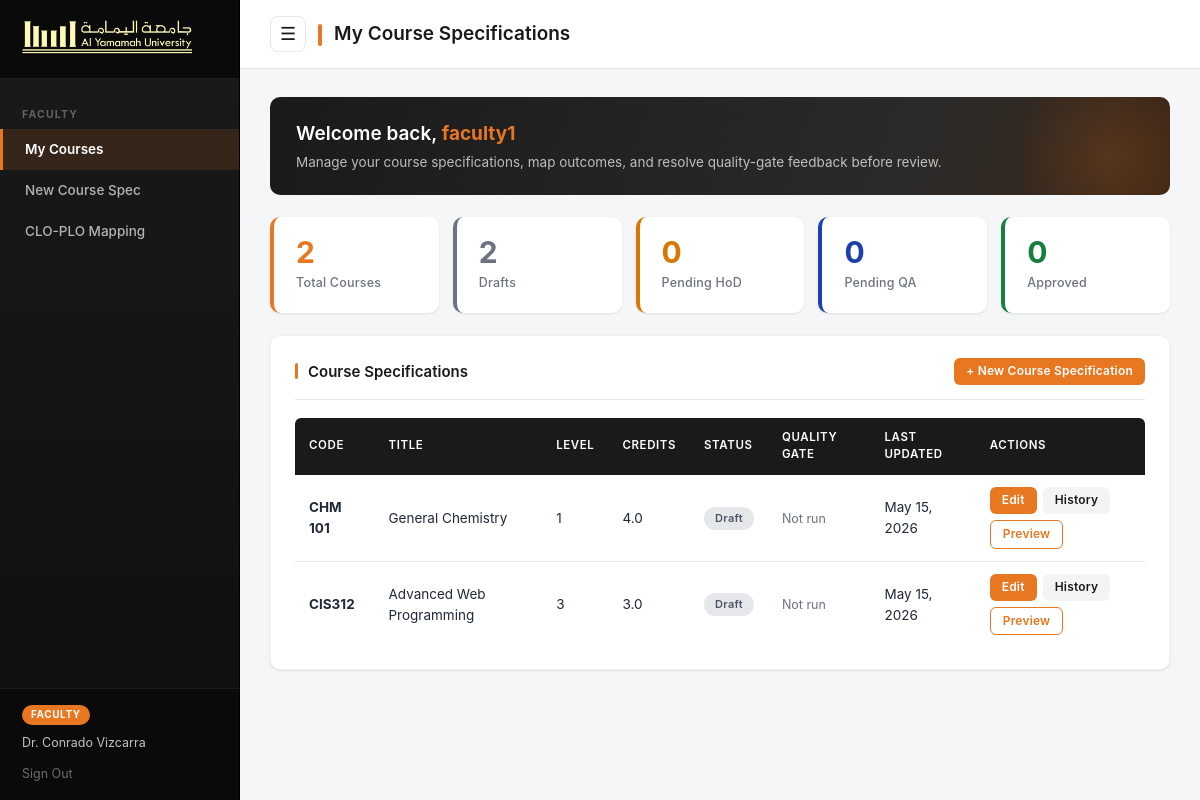
Screenshot of /faculty/dashboard.php (signed in) with the database file from the repository.
### tables this page shows
CREATE TABLE `course_specs` (
  `course_id` int NOT NULL,
  `program_id` int DEFAULT NULL,
  `faculty_id` int DEFAULT NULL,
  `course_title` varchar(200) NOT NULL,
  `course_code` varchar(50) DEFAULT NULL,
  `credit_hours` decimal(4,1) DEFAULT NULL,
  `course_type` varchar(100) DEFAULT NULL,
  `teaching_mode` varchar(100) DEFAULT NULL,
  `course_level` int DEFAULT NULL,
  `prerequisites` varchar(200) DEFAULT NULL,
  `corequisites` varchar(200) DEFAULT NULL,
  `course_description` text,
  `objectives` text,
  `learning_resources` text,
  `version` varchar(20) DEFAULT '1.0',
  `status` enum('draft','pending_hod','pending_qa','approved') DEFAULT 'draft',
  `created_at` datetime DEFAULT CURRENT_TIMESTAMP,
  `updated_at` datetime DEFAULT CURRENT_TIMESTAMP ON UPDATE CURRENT_TIMESTAMP
);

### faculty/dashboard.php (the view, shortened to what this page needs)
<?php
require_once '../db.php';
$stmt = $pdo->prepare('SELECT * FROM course_specs WHERE faculty_id = ? ORDER BY updated_at DESC');
$stmt->execute([$_SESSION['user_id']]);
$courses = $stmt->fetchAll();
$counts = ['draft' => 0, 'pending_hod' => 0, 'pending_qa' => 0, 'approved' => 0, 'returned_by_hod' => 0, 'returned_by_qa' => 0];
foreach ($courses as $c) {
    $counts[$c['status']] = ($counts[$c['status']] ?? 0) + 1;
}
include '../includes/header.php';
?>
<div class="welcome-banner">
    <h2>Welcome back, <span class="accent"><?php echo htmlspecialchars($_SESSION['username']); ?></span></h2>
    <p>Manage your course specifications, map outcomes, and resolve quality-gate feedback before review.</p>
</div>
<div class="stats-row">
    <div class="stat-card">
        <div class="stat-num"><?php echo count($courses); ?></div>
        <div class="stat-label">Total Courses</div>
    </div>
    <div class="stat-card stat-card--grey">
        <div class="stat-num"><?php echo $counts['draft']; ?></div>
        <div class="stat-label">Drafts</div>
    </div>
    <div class="stat-card stat-card--warning">
        <div class="stat-num"><?php echo $counts['pending_hod']; ?></div>
        <div class="stat-label">Pending HoD</div>
    </div>
    <div class="stat-card stat-card--info">
        <div class="stat-num"><?php echo $counts['pending_qa']; ?></div>
        <div class="stat-label">Pending QA</div>
    </div>
    <div class="stat-card stat-card--success">
        <div class="stat-num"><?php echo $counts['approved']; ?></div>
        <div class="stat-label">Approved</div>
    </div>
</div>
<div class="card">
    <div class="card-header">
        <h2>Course Specifications</h2>
        <a href="course_create.php" class="btn btn-primary btn-sm">+ New Course Specification</a>
    </div>
    <?php if (empty($courses)): ?>
        <p class="empty-state">
            You haven't created any course specifications yet.<br>
            Click <strong>+ New Course Specification</strong> to get started.
        </p>
    <?php else: ?>
        <table>
            <thead>
                <tr>
                    <th>Code</th>
                    <th>Title</th>
                    <th>Level</th>
                    <th>Credits</th>
                    <th>Status</th>
                    <th>Quality Gate</th>
                    <th>Last Updated</th>
                    <th>Actions</th>
                </tr>
            </thead>
            <tbody>
                <?php foreach ($courses as $course): ?>
                <tr>
                    <td><strong><?php echo htmlspecialchars($course['course_code']); ?></strong></td>
                    <td><?php echo htmlspecialchars($course['course_title']); ?></td>
                    <td><?php echo htmlspecialchars($course['course_level'] ?: '—'); ?></td>
                    <td><?php echo htmlspecialchars($course['credit_hours'] ?: '—'); ?></td>
                    <td>
                        <span class="status-badge status-<?php echo $course['status']; ?>">
                            <?php echo ucwords(str_replace('_', ' ', $course['status'])); ?>
                        </span>
                    </td>
                    <td><?php if (!empty($course['quality_gate_status']) && $course['quality_gate_status'] !== 'not_run'): ?><span class="status-badge status-<?php echo htmlspecialchars($course['quality_gate_status']); ?>"><?php echo htmlspecialchars(ucfirst($course['quality_gate_status'])); ?></span><?php else: ?><span class="text-muted">Not run</span><?php endif; ?></td>
                    <td><?php echo date('M d, Y', strtotime($course['updated_at'])); ?></td>
                    <td class="table-actions">
                        <?php if (in_array($course['status'], ['draft', 'returned_by_hod', 'returned_by_qa'], true)): ?>
                            <a href="course_edit.php?id=<?php echo $course['course_id']; ?>&step=1" class="btn btn-sm btn-primary">Edit</a>
                        <?php else: ?>
                            <a href="course_edit.php?id=<?php echo $course['course_id']; ?>&step=1" class="btn btn-sm btn-ghost">View</a>
                        <?php endif; ?>
                        <a href="<?php echo BASE_URL; ?>/course/status.php?id=<?php echo $course['course_id']; ?>" class="btn btn-sm btn-ghost">History</a>
                        <a href="<?php echo BASE_URL; ?>/course/view.php?id=<?php echo $course['course_id']; ?>" target="_blank" class="btn btn-sm btn-outline">Preview</a>
                    </td>
                </tr>
                <?php endforeach; ?>
            </tbody>
        </table>
    <?php endif; ?>
</div>
<?php include '../includes/footer.php'; ?>

### rows the page displays
course_specs: course_id "2", qa_sample_required "0", course_code "CHM 101", course_title "General Chemistry", course_level "1", credit_hours "4.0", status "Draft", quality_gate_status "Not run", updated_at "May 15, 2026"
course_specs: course_code "CIS312", course_title "Advanced Web Programming", course_level "3", credit_hours "3.0", status "Draft", quality_gate_status "Not run", updated_at "May 15, 2026"

### other values shown
$role "FACULTY"
$name "Dr. Conrado Vizcarra"
$page_title "My Course Specifications"
$_SESSION['username'] "faculty1"
count($courses) "2"
